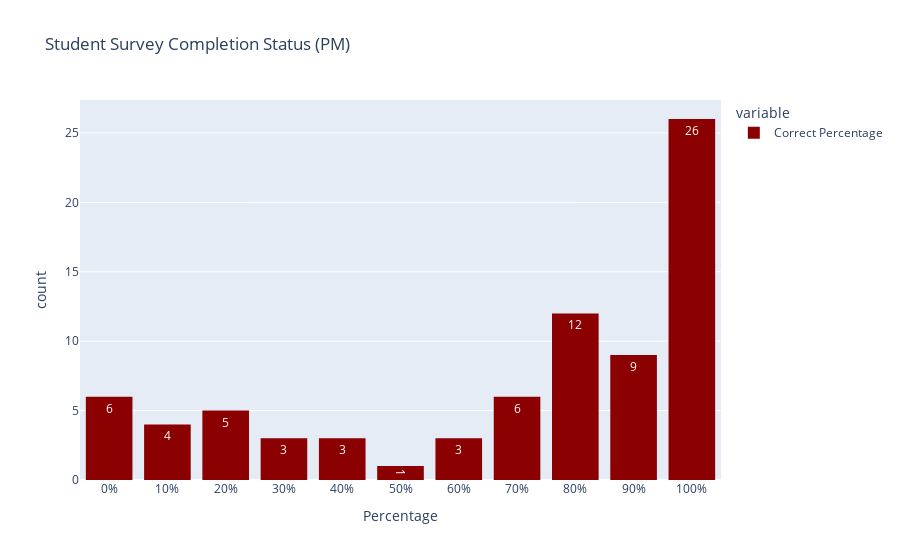

Notebook cell for this chart:
### Code cell
import plotly.express as px

fig = px.histogram(pm_data_0627["Correct Percentage"].dropna(), title="Student Survey Completion Status (PM)", nbins=20, text_auto=True, color_discrete_sequence=['darkred'])
fig.update_layout(bargap=0.2)
fig.update_xaxes(tickvals=[0,0.1,0.2,0.3,0.4,0.5,0.6,0.7,0.8,0.9,1])
fig.update_layout(
    xaxis=dict(
        tickformat=".0%",  # Formats as percentage with no decimal places
        title="Percentage"
    ),
)
fig.show()

### Figure 1 — Plotly figure (JSON) as saved in the notebook; plotly's stock layout.template omitted (floating-point values rounded to 4 significant figures)
{"data": [{"bingroup": "x", "hovertemplate": "variable=Correct Percentage<br>value=%{x}<br>count=%{y}<extra></extra>", "legendgroup": "Correct Percentage", "marker": {"color": "darkred", "pattern": {"shape": ""}}, "name": "Correct Percentage", "nbinsx": 20, "orientation": "v", "showlegend": true, "texttemplate": "%{value}", "type": "histogram", "x": [1.0, 1.0, 0.9333, 1.0, 0.3833, 0.8, 1.0, 0.9833, 1.0, 0.55, 0.9, 0.6, 1.0, 1.0, 1.0, 1.0, 0.0, 0.55, 0.9333, 0.3167, 1.0, 0.7333, 1.0, 0.75, 0.8, 1.0, 1.0, 0.2833, 0.5, 1.0, 0.7, 0.0, 0.0, 0.3667, 0.75, 1.0, 0.3167, 1.0, 1.0, 1.0, 0.8333, 0.8333, 1.0, 0.9667, 0.1833, 0.9333, 1.0, 0.7333, 0.0, 0.95, 0.8, 1.0, 0.9333, 0.8667, 0.8, 0.8667, 0.8, 1.0, 0.9333, 1.0, 0.4333, 0.9167, 0.65, 0.7333, 0.8333, 0.7667, 0.1333, 0.1833, 0.7833, 0.7167, 0.03333, 0.0, 0.1333, 0.1833, 0.08333, 0.1833, 0.1833, 0.08333], "xaxis": "x", "yaxis": "y"}], "layout": {"bargap": 0.2, "barmode": "relative", "legend": {"title": {"text": "variable"}, "tracegroupgap": 0}, "title": {"text": "Student Survey Completion Status (PM)"}, "xaxis": {"anchor": "y", "domain": [0, 1], "tickformat": ".0%", "tickvals": [0, 0.1, 0.2, 0.3, 0.4, 0.5, 0.6, 0.7, 0.8, 0.9, 1], "title": {"text": "Percentage"}}, "yaxis": {"anchor": "x", "domain": [0, 1], "title": {"text": "count"}}}}
